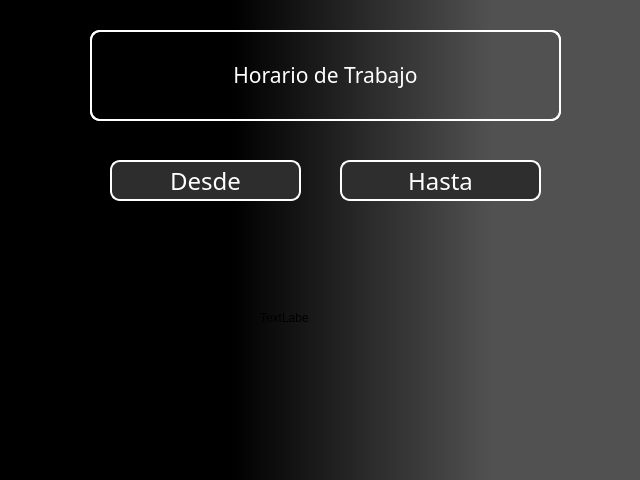
<?xml version="1.0" encoding="UTF-8"?>
<ui version="4.0">
 <class>MainWindow</class>
 <widget class="QMainWindow" name="MainWindow">
  <property name="geometry">
   <rect>
    <x>0</x>
    <y>0</y>
    <width>640</width>
    <height>480</height>
   </rect>
  </property>
  <property name="minimumSize">
   <size>
    <width>640</width>
    <height>480</height>
   </size>
  </property>
  <property name="maximumSize">
   <size>
    <width>640</width>
    <height>480</height>
   </size>
  </property>
  <property name="windowTitle">
   <string>MainWindow</string>
  </property>
  <property name="styleSheet">
   <string notr="true">background-color: qlineargradient(spread:reflect, x1:0, y1:0, x2:1, y2:0, stop:0.363636 rgba(0, 0, 0, 255), stop:0.767045 rgba(81, 81, 81, 255));</string>
  </property>
  <widget class="QWidget" name="centralwidget">
   <widget class="QFrame" name="frame_2">
    <property name="geometry">
     <rect>
      <x>90</x>
      <y>30</y>
      <width>471</width>
      <height>91</height>
     </rect>
    </property>
    <property name="styleSheet">
     <string notr="true">QFrame { 
border: 2px solid white;
border-radius: 10px;
background-color: transparent;
}</string>
    </property>
    <property name="frameShape">
     <enum>QFrame::Shape::StyledPanel</enum>
    </property>
    <property name="frameShadow">
     <enum>QFrame::Shadow::Raised</enum>
    </property>
    <widget class="QLabel" name="label">
     <property name="geometry">
      <rect>
       <x>0</x>
       <y>0</y>
       <width>471</width>
       <height>91</height>
      </rect>
     </property>
     <property name="font">
      <font>
       <family>Cascadia Code</family>
       <pointsize>16</pointsize>
       <italic>false</italic>
       <bold>false</bold>
      </font>
     </property>
     <property name="styleSheet">
      <string notr="true">font: 16pt &quot;Cascadia Code&quot;;
color: rgb(255, 255, 255);

</string>
     </property>
     <property name="text">
      <string>Horario de Trabajo</string>
     </property>
     <property name="textFormat">
      <enum>Qt::TextFormat::RichText</enum>
     </property>
     <property name="alignment">
      <set>Qt::AlignmentFlag::AlignCenter</set>
     </property>
     <property name="wordWrap">
      <bool>false</bool>
     </property>
     <property name="indent">
      <number>0</number>
     </property>
    </widget>
   </widget>
   <widget class="QFrame" name="frame_3">
    <property name="geometry">
     <rect>
      <x>80</x>
      <y>140</y>
      <width>481</width>
      <height>271</height>
     </rect>
    </property>
    <property name="minimumSize">
     <size>
      <width>481</width>
      <height>271</height>
     </size>
    </property>
    <property name="maximumSize">
     <size>
      <width>481</width>
      <height>271</height>
     </size>
    </property>
    <property name="sizeIncrement">
     <size>
      <width>481</width>
      <height>271</height>
     </size>
    </property>
    <property name="styleSheet">
     <string notr="true">QFrame { background-color: transparent;
}</string>
    </property>
    <property name="frameShape">
     <enum>QFrame::Shape::StyledPanel</enum>
    </property>
    <property name="frameShadow">
     <enum>QFrame::Shadow::Raised</enum>
    </property>
    <widget class="QPushButton" name="pushButton_2">
     <property name="geometry">
      <rect>
       <x>30</x>
       <y>20</y>
       <width>191</width>
       <height>41</height>
      </rect>
     </property>
     <property name="font">
      <font>
       <family>Berlin Sans FB</family>
       <pointsize>18</pointsize>
       <italic>false</italic>
       <bold>false</bold>
      </font>
     </property>
     <property name="cursor">
      <cursorShape>PointingHandCursor</cursorShape>
     </property>
     <property name="styleSheet">
      <string notr="true">QPushButton { background-color: transparent; /* Fondo transparente */ border: 2px solid white; /* Borde blanco */ border-radius: 10px; /* Bordes redondeados */ color: white; /* Color del texto */ 
	background-color: rgb(45, 45, 45);
font: 18pt &quot;Berlin Sans FB&quot;;
}</string>
     </property>
     <property name="text">
      <string>Desde</string>
     </property>
    </widget>
    <widget class="QPushButton" name="pushButton_5">
     <property name="geometry">
      <rect>
       <x>260</x>
       <y>20</y>
       <width>201</width>
       <height>41</height>
      </rect>
     </property>
     <property name="font">
      <font>
       <family>Berlin Sans FB</family>
       <pointsize>18</pointsize>
       <italic>false</italic>
       <bold>false</bold>
      </font>
     </property>
     <property name="cursor">
      <cursorShape>PointingHandCursor</cursorShape>
     </property>
     <property name="styleSheet">
      <string notr="true">QPushButton {  border: 2px solid white; /* Borde blanco */ border-radius: 10px; /* Bordes redondeados */ color: white; /* Color del texto */ 
;
	background-color: rgb(46, 46, 46);
	
font: 18pt &quot;Berlin Sans FB&quot;;
}</string>
     </property>
     <property name="text">
      <string>Hasta</string>
     </property>
    </widget>
    <widget class="QLabel" name="label_2">
     <property name="geometry">
      <rect>
       <x>170</x>
       <y>30</y>
       <width>31</width>
       <height>21</height>
      </rect>
     </property>
     <property name="text">
      <string/>
     </property>
     <property name="pixmap">
      <pixmap resource="Iconos/test.qrc">:/prefijoNuevo/Screenshot 2025-01-15 145140.png</pixmap>
     </property>
     <property name="scaledContents">
      <bool>true</bool>
     </property>
    </widget>
    <widget class="QLabel" name="label_3">
     <property name="geometry">
      <rect>
       <x>180</x>
       <y>170</y>
       <width>49</width>
       <height>16</height>
      </rect>
     </property>
     <property name="text">
      <string>TextLabel</string>
     </property>
    </widget>
    <widget class="QLabel" name="label_4">
     <property name="geometry">
      <rect>
       <x>410</x>
       <y>30</y>
       <width>31</width>
       <height>21</height>
      </rect>
     </property>
     <property name="text">
      <string/>
     </property>
     <property name="pixmap">
      <pixmap resource="Iconos/test.qrc">:/prefijoNuevo/Screenshot 2025-01-15 145140.png</pixmap>
     </property>
     <property name="scaledContents">
      <bool>true</bool>
     </property>
    </widget>
   </widget>
  </widget>
 </widget>
 <resources>
  <include location="Iconos/test.qrc"/>
  <include location="Iconos/test.qrc"/>
  <include location="../Iconos/test.qrc"/>
 </resources>
 <connections/>
</ui>
